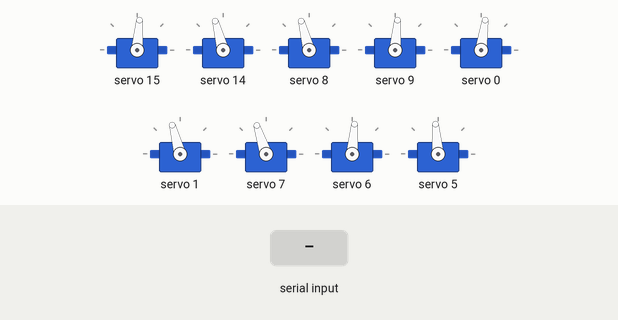
The sketch below on a simulated Arduino Uno, built with avr-gcc and run on an emulated ATmega328P. Parts: 9 × servo. Inputs (shaded band) come from the test bench. What the sketch prints to the serial monitor is not drawn.

Above: at 3.6 s.
3.7 s: "w" received over Serial
At 3.86 s:
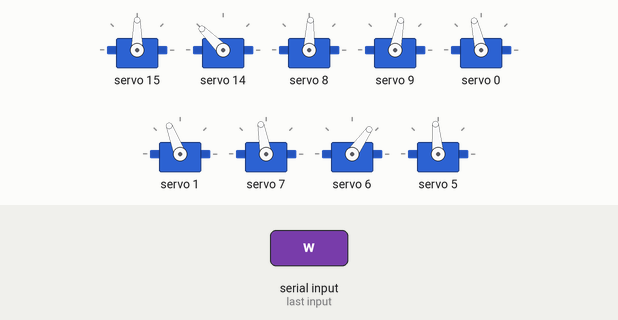
At 5.4 s:
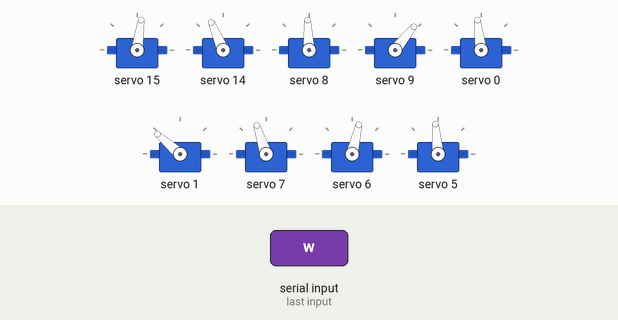
6.7 s: "s" received over Serial
9.7 s: "w" received over Serial
At 10.17 s:
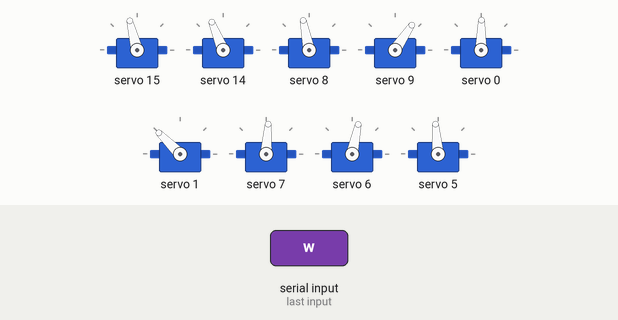
Timing chart, 0 to 24.7 s (numbered marks = the images above; inputs shaded):
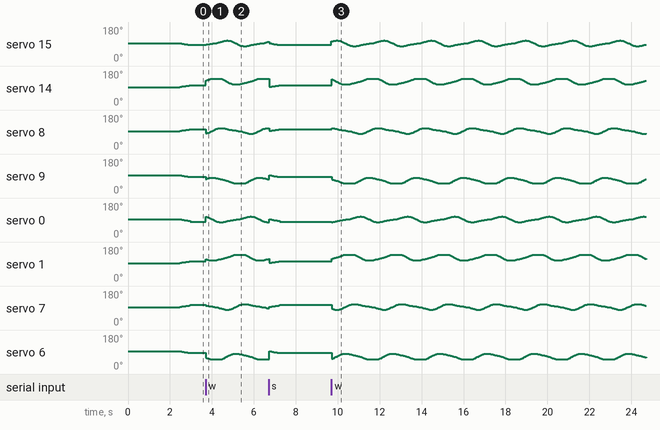

The sketch:

walkingRobot.ino
```cpp
/***
 * This file is the main program for the walking dog robot called "Ricardo"
 */
//Import
#include <Adafruit_PWMServoDriver.h>
#include <math.h>
//Array index for each servo
#define frontLeftKnee 0
#define frontLeftShoulder 1
#define frontRightKnee 2
#define frontRightShoulder 3
#define backLeftKnee 4
#define backLeftShoulder 5
#define backRightKnee 6
#define backRightShoulder 7
#define SERVOMIN 150 // this is the 'minimum' pulse length count (out of 4096)
#define SERVOMAX 600 // this is the 'maximum' pulse length count (out of 4096)
#define nbPos 10 //number of position from target to target pos (both include)
#define nbServo 8            // Number of servo
#define differenceBtwSteps 7 // Difference between the start of movement steps

//Joint pins Declaration
int numPins[] = {15, 14, 8, 9, 0, 1, 7, 6}; //In the define order (0 index => frontleftKnee)
//Rotations are setup as clock direction : 1, anti-clock direction : -1
int rotationDirections[8] = {1, -1, -1, 1, 1, -1, -1, 1}; //In the define order (0 index => frontleftKnee)

Adafruit_PWMServoDriver pwm = Adafruit_PWMServoDriver(0x40);

//Array with all the position to do : init pos => target pos
//Set of positions for each servo
//Use the array index define to access to the desired set of position to walk
int positionsWalk[nbServo][nbPos] = {};

//Position to stand up
int positionsStandUp[nbServo][nbPos] = {{-1, -2, -3, -4, -5, -6, -7, -8, -9, -10},
                                        {-1, -2, -3, -4, -5, -6, -7, -8, -9, -10},
                                        {-1, -2, -3, -4, -5, -6, -7, -8, -9, -10},
                                        {-1, -2, -3, -4, -5, -6, -7, -8, -9, -10},
                                        {-1, -2, -3, -4, -5, -6, -7, -8, -9, -13},
                                        {-1, -2, -3, -4, -5, -6, -7, -8, -9, -10},
                                        {-1, -2, -3, -4, -5, -6, -7, -8, -9, -13},
                                        {-1, -2, -3, -4, -5, -6, -7, -8, -9, -10}};

int stepWalk = 1;    //Incrementation value for walk(speed of the robot)
float heightGarot = 70;
float lFemur = 48;
float lTibia = 55;
float footProgress = 0;
float footRise= 0;

int angleCycle[] = {180,180,0,0,0,0,180,180};

void setup()
{
  Serial.begin(115200);
  Serial.println("16 channel Servo test!");
  pwm.begin();

  pwm.setPWMFreq(60); // Analog servos run at ~60 Hz updates

  //Init servo motor
  for (int servonum = 0; servonum < 16; servonum++)
  {
    pwm.setPWM(servonum, 160, 4096);
    delay(50);
    writeAngle(0, servonum);
    delay(40);
  }
  delay(1000);

}
/***
 * This function set the pwm of the provided servo according to the provided angle
 */
void writeAngle(int angle, int servonum)
{
  if (rotationDirections[servonum] == -1)
  {
    angle = -1 * angle;
  }
  int duty = 0;
  duty = map(angle, -90, 90, SERVOMIN, SERVOMAX);
  pwm.setPWM(numPins[servonum], 0, duty);
}

int mode = 0; // 0 = standup, 1 = walk
int standup = 1; // equal 0 if already stand up

void loop()
{

  if(Serial.available()){
    char in = Serial.read();
    Serial.println(in);
    if(in=='w'){
      mode = 1;
    }
    else if(in == 's'){
      mode = 0;
    }
  }
  if(mode==1){
    standup = 1;
      Serial.println("WALK");
    walk();
  }
  else if(mode==0 && standup==1){
      Serial.println("STAND UP");
      standUp();
      standup = 0; // Set to already standup
  }
}

/****
 * This function set the robot in standup position
 */
void standUp()
{
  for (int i = 0; i < nbPos; i++)
  {
    writeAngle(positionsStandUp[frontLeftKnee][i], frontLeftKnee);
    writeAngle(positionsStandUp[backRightKnee][i], backRightKnee);
    writeAngle(positionsStandUp[frontLeftShoulder][i], frontLeftShoulder);
    writeAngle(positionsStandUp[backRightShoulder][i], backRightShoulder);
    writeAngle(positionsStandUp[frontRightKnee][i], frontRightKnee);
    writeAngle(positionsStandUp[backLeftKnee][i], backLeftKnee);
    writeAngle(positionsStandUp[frontRightShoulder][i], frontRightShoulder);
    writeAngle(positionsStandUp[backLeftShoulder][i], backLeftShoulder);
    delay(50);
  }
}

void walk()
{

  for (int i = 0; i <= 6; i = i+2) //Pour chaque pate
  {
    Serial.println(i);
    //TODO : correct this equation
    //On est bon, juste au retour des pates arrière, on tape les genoux arrière au sol, ça racle
    float x = heightGarot / 2.5 * sin(angleCycle[i] / 180. * M_PI) + lTibia / 4.0;
    float y = lTibia / 8. * cos(angleCycle[i] / 180. * M_PI);
    footProgress = x;
    footRise = y;
    //Calcul angles
    /* Give both angles according to a height and advance of the foot in relation
    to the position of the hip according to the length of the femur and tibia.*/

    float heightHipFoot = heightGarot-footRise;

    float legSpan = sqrt(pow(heightHipFoot,2) + pow(footProgress,2));

    //angles du triangle Hanche - Genou - Pied
    float anglePHG = acos((-pow(lTibia,2) + pow(lFemur,2) + pow(legSpan,2)) / (2 * legSpan * lFemur));
    float angleGPH = acos((pow(lTibia,2) - pow(lFemur ,2) + pow(legSpan,2)) / (2 * legSpan * lTibia));
    float angleHGP = M_PI - anglePHG - angleGPH;

    // angle entre la verticale et le segment hanche - genou (fémur)
    //ATAN : float hipAngle = anglePHG + atan(footProgress / heightHipFoot);
    float hipAngle = anglePHG + atan(footProgress/heightHipFoot); //with atan2

    //angle entre le segment hanche - genou et le segment genou - pied (tibia)
    float kneeAngle= M_PI - angleHGP;

    //Radius to degrees
    kneeAngle = kneeAngle *180 / 3.14 - 90;
    hipAngle = hipAngle *180 / 3.14 - 90;

    //Correction à l'arrache pour eviter la butée
    if(hipAngle<=-45.0){
      hipAngle = -45.0;
    }


    Serial.print(kneeAngle);
    Serial.print("-");
    Serial.println(hipAngle);
    Serial.println(" \n  \n");
    angleCycle[i] = (angleCycle[i] + 180 / 45) % 360;

    writeAngle(kneeAngle, i);
    writeAngle(hipAngle, i+1);


  }
  delay(10);
}
```
